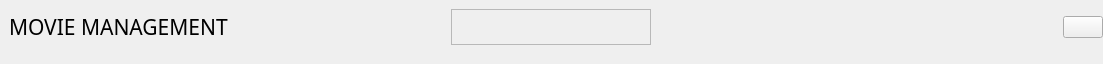
            <widget class="QWidget" name="headerFrame" native="true">
             <property name="minimumSize">
              <size>
               <width>1103</width>
               <height>64</height>
              </size>
             </property>
             <property name="maximumSize">
              <size>
               <width>1103</width>
               <height>64</height>
              </size>
             </property>
             <layout class="QHBoxLayout" name="horizontalLayout_2">
              <property name="spacing">
               <number>0</number>
              </property>
              <property name="leftMargin">
               <number>0</number>
              </property>
              <property name="topMargin">
               <number>0</number>
              </property>
              <property name="rightMargin">
               <number>0</number>
              </property>
              <property name="bottomMargin">
               <number>10</number>
              </property>
              <item alignment="Qt::AlignLeft">
               <widget class="QWidget" name="widget_2" native="true">
                <layout class="QHBoxLayout" name="horizontalLayout_3">
                 <item>
                  <widget class="QLabel" name="appHeader">
                   <property name="font">
                    <font>
                     <family>Segoe UI Black</family>
                     <pointsize>16</pointsize>
                     <weight>10</weight>
                     <italic>false</italic>
                     <bold>false</bold>
                    </font>
                   </property>
                   <property name="styleSheet">
                    <string notr="true">font: 87 16pt &quot;Segoe UI Black&quot;;</string>
                   </property>
                   <property name="text">
                    <string>MOVIE MANAGEMENT</string>
                   </property>
                  </widget>
                 </item>
                </layout>
               </widget>
              </item>
              <item alignment="Qt::AlignHCenter">
               <widget class="QWidget" name="widget_3" native="true">
                <layout class="QHBoxLayout" name="horizontalLayout_4">
                 <item>
                  <widget class="QFrame" name="searchFrame">
                   <property name="minimumSize">
                    <size>
                     <width>200</width>
                     <height>0</height>
                    </size>
                   </property>
                   <property name="frameShape">
                    <enum>QFrame::StyledPanel</enum>
                   </property>
                   <property name="frameShadow">
                    <enum>QFrame::Raised</enum>
                   </property>
                   <layout class="QHBoxLayout" name="horizontalLayout_5">
                    <property name="spacing">
                     <number>0</number>
                    </property>
                    <property name="leftMargin">
                     <number>0</number>
                    </property>
                    <property name="topMargin">
                     <number>0</number>
                    </property>
                    <property name="rightMargin">
                     <number>0</number>
                    </property>
                    <property name="bottomMargin">
                     <number>0</number>
                    </property>
                    <item>
                     <widget class="QLabel" name="label_2">
                      <property name="minimumSize">
                       <size>
                        <width>32</width>
                        <height>32</height>
                       </size>
                      </property>
                      <property name="maximumSize">
                       <size>
                        <width>32</width>
                        <height>32</height>
                       </size>
                      </property>
                      <property name="text">
                       <string/>
                      </property>
                      <property name="pixmap">
                       <pixmap>C:/Users/Nhu Anh/.designer/images/icons/RedIcons/search_ic.svg</pixmap>
                      </property>
                     </widget>
                    </item>
                   </layout>
                  </widget>
                 </item>
                </layout>
               </widget>
              </item>
              <item alignment="Qt::AlignRight">
               <widget class="QWidget" name="widget_4" native="true">
                <layout class="QHBoxLayout" name="horizontalLayout_6">
                 <property name="spacing">
                  <number>0</number>
                 </property>
                 <property name="leftMargin">
                  <number>0</number>
                 </property>
                 <property name="topMargin">
                  <number>0</number>
                 </property>
                 <property name="rightMargin">
                  <number>0</number>
                 </property>
                 <property name="bottomMargin">
                  <number>0</number>
                 </property>
                 <item>
                  <widget class="QPushButton" name="Account_btn">
                   <property name="text">
                    <string/>
                   </property>
                   <property name="icon">
                    <iconset>
                     <normaloff>C:/Users/Nhu Anh/.designer/images/icons/RedIcons/user_ic.svg</normaloff>C:/Users/Nhu Anh/.designer/images/icons/RedIcons/user_ic.svg</iconset>
                   </property>
                   <property name="iconSize">
                    <size>
                     <width>32</width>
                     <height>32</height>
                    </size>
                   </property>
                  </widget>
                 </item>
                </layout>
               </widget>
              </item>
             </layout>
            </widget>
